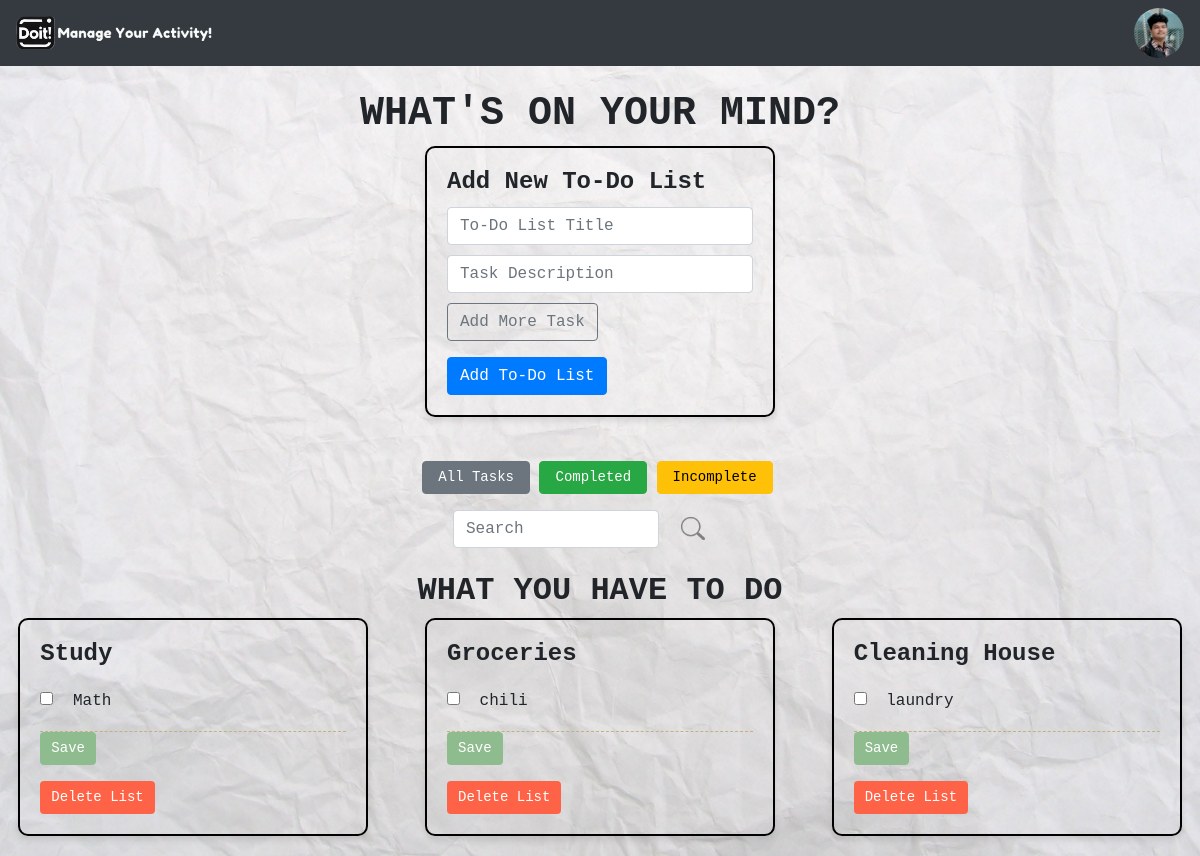
Screenshot of /dashboard.php?filter=incomplete (signed in) with the database file from the repository.
### tables this page shows
CREATE TABLE `users` (
  `user_id` int(11) NOT NULL,
  `username` varchar(100) DEFAULT NULL,
  `email` varchar(100) DEFAULT NULL,
  `password` varchar(255) DEFAULT NULL,
  `profile_picture` varchar(255) DEFAULT NULL
);

CREATE TABLE `to_do_list` (
  `id` int(11) NOT NULL,
  `user_id` int(11) NOT NULL,
  `title` varchar(255) NOT NULL,
  `created_at` timestamp NOT NULL DEFAULT current_timestamp()
);

CREATE TABLE `tasks` (
  `id` int(11) NOT NULL,
  `to_do_list_id` int(11) NOT NULL,
  `description` varchar(255) NOT NULL,
  `is_completed` tinyint(1) DEFAULT 0,
  `created_at` timestamp NOT NULL DEFAULT current_timestamp()
);

### dashboard.php (the view, shortened to what this page needs)
<?php
$mysqli = new mysqli("localhost", "root", "", "todo_list_db");
$user_id = $_SESSION['user_id'];
$stmt = $mysqli->prepare("SELECT profile_picture FROM users WHERE user_id = ?");
$stmt->bind_param("i", $user_id);
$stmt->execute();
$result = $stmt->get_result();
$user_data = $result->fetch_assoc();
$profile_picture = $user_data['profile_picture'] ? $user_data['profile_picture'] : 'assets/default_profile.png';
$filter = isset($_GET['filter']) ? $_GET['filter'] : 'all';
$sql_filter = "";
if ($filter == 'completed') {
    $sql_filter = "AND is_completed = 1";
} elseif ($filter == 'incomplete') {
    $sql_filter = "AND is_completed = 0";
}
$sql_search = "";
$to_do_lists = $mysqli->query("
    SELECT DISTINCT to_do_list.*
    FROM to_do_list
    LEFT JOIN tasks ON to_do_list.id = tasks.to_do_list_id
    WHERE to_do_list.user_id = $user_id $sql_filter $sql_search
");
?>
<!DOCTYPE html>
<html lang="en">
<head>
    <link rel="stylesheet" href="https://stackpath.bootstrapcdn.com/bootstrap/4.5.2/css/bootstrap.min.css">
    <link rel="stylesheet" type="text/css" href="assets/dashboard.css">
</head>
<body style="background-image: url('assets/paper.jpg'); background-size: cover;">
    <nav class="navbar navbar-expand-lg navbar-dark bg-dark">
        <a class="navbar-brand" href="#">
            <img src="assets/doit.png" alt="Logo" width="200">
        </a>
        <div class="ml-auto">
            <img src="<?php echo $profile_picture; ?>" alt="Profile Picture" class="rounded-circle" width="50" height="50" onclick="toggleSideNavbar()" style="cursor: pointer;">
        </div>
    </nav>
    <section class="mt-4">
        <h1 class="text-center">WHAT'S ON YOUR MIND?</h1>
        <div class="add-list-container">
            <div class="notepad">
                <h3>Add New To-Do List</h3>
                <form action="dashboard.php" method="post">
                    <input type="text" name="title" placeholder="To-Do List Title" class="form-control add-task-input" required>
                    <div class="tasks-input">
                        <input type="text" name="tasks[]" placeholder="Task Description" class="form-control add-task-input" required>
                    </div>
                    <button type="button" class="btn btn-outline-secondary mb-3" onclick="addTaskInput()">Add More Task</button>
                    <button type="submit" name="add_list" class="btn btn-primary">Add To-Do List</button>
                </form>
            </div>
        </div>
        <div class="filters mt-4 text-center">
            <a href="dashboard.php?filter=all" class="btn btn-secondary">All Tasks</a>
            <a href="dashboard.php?filter=completed" class="btn btn-success">Completed</a>
            <a href="dashboard.php?filter=incomplete" class="btn btn-warning">Incomplete</a>
        </div>
        <div class="search-box mt-3">
            <form action="dashboard.php" method="GET" class="d-flex">
                <input class="form-control" type="search" name="search" placeholder="Search" value="<?php echo isset($_GET['search']) ? $_GET['search'] : ''; ?>">
                <button class="btn btn-outline-dark" type="submit">
                    <img src="assets/search-icon.jpg" alt="Search">
                </button>
            </form>
        </div>
        <h2 class="mt-4 text-center">WHAT YOU HAVE TO DO</h2>
        <div class="to-do-list-grid">
            <?php while ($list = $to_do_lists->fetch_assoc()) { ?>
                <div class="notepad">
                    <h3 class="card-title">
                        <?php echo $list['title']; ?>
                    </h3>
                    <form action="dashboard.php" method="post">
                        <?php
                        $tasks = $mysqli->query("SELECT * FROM tasks WHERE to_do_list_id = {$list['id']} $sql_filter");
                        while ($task = $tasks->fetch_assoc()) { ?>
                            <div class="notepad-task">
                                <input type="checkbox" name="is_completed[]" value="<?php echo $task['id']; ?>" <?php echo $task['is_completed'] ? 'checked' : ''; ?>>
                                <label><?php echo $task['description']; ?></label>
                            </div>
                        <?php } ?>
                        <button type="submit" name="save_tasks" class="btn btn-save">Save</button>
                    </form>
                    <form action="dashboard.php" method="post" onsubmit="return confirm('Are you sure you want to delete this list?')" class="mt-2">
                        <button type="submit" name="delete_list" class="btn btn-delete mt-2">Delete List</button>
                    </form>
                </div>
            <?php } ?>
        </div>
    </section>
</body>
</html>

### assets/dashboard.css (style rules this page uses)
.notepad { background-color: transparent; border: 2px solid #f0e68c; padding: 10px; box-shadow: 0 2px 4px rgba(0, 0, 0, 0.1); margin-bottom: 10px; position: relative; border-radius: 5px; font-family: 'Courier New', Courier, monospace; max-width: 300px; }
.notepad-task { border-bottom: 1px dashed #c2b280; padding: 5px 0; }
.notepad h3 { font-weight: bold; margin-bottom: 5px; font-size: 18px; }
.notepad-task input[type="checkbox"] { margin-right: 10px; }
.add-task-input { margin-bottom: 10px; }
.btn-save { background-color: #8fbc8f; color: white; padding: 5px 10px; font-size: 14px; font-family: 'Courier New', Courier, monospace; }
.btn-delete { background-color: #ff6347; color: white; padding: 5px 10px; font-size: 14px; font-family: 'Courier New', Courier, monospace; }
body { margin: 0; padding: 0; overflow-x: hidden; }
.filters .btn { font-family: 'Courier New', Courier, monospace; font-size: 14px; padding: 5px 15px; margin-right: 5px; }
.filters .btn-secondary { background-color: #6c757d; color: white; }
.filters .btn-success { background-color: #28a745; color: white; }
.filters .btn-warning { background-color: #ffc107; color: black; }

### dashboard.php (style rules this page uses)
.notepad { background-color: transparent; border: 2px solid black; padding: 20px; box-shadow: 0 4px 6px rgba(0, 0, 0, 0.1); margin-bottom: 20px; border-radius: 10px; font-family: 'Courier New', Courier, monospace; width: 100%; max-width: 350px; transition: all 0.3s; }
.add-list-container { display: flex; justify-content: center; align-items: center; flex-direction: column; margin-bottom: 20px; }
.notepad-task { border-bottom: 1px dashed #c2b280; padding: 10px 0; }
.notepad h3 { font-weight: bold; margin-bottom: 10px; font-size: 24px; }
.notepad-task input[type="checkbox"] { margin-right: 10px; }
.btn-save { background-color: #8fbc8f; color: white; }
.btn-delete { background-color: #ff6347; color: white; }
h1 { font-family: 'Courier New', Courier, monospace; font-weight: bolder; }
h2 { font-family: 'Courier New', Courier, monospace; font-weight: bolder; }
.to-do-list-grid { display: grid; grid-template-columns: repeat(3, 1fr); gap: 20px; justify-items: center; }
.search-box { display: flex; justify-content: center; align-items: center; margin-top: 20px; font-family: 'Courier New', Courier, monospace; }
.search-box input { width: 70%; margin-right: 10px; font-family: 'Courier New', Courier, monospace; font-size: 16px; }
.search-box button { background-color: transparent; border: none; }
.search-box button img { width: 24px; }

### rows the page displays
users: profile_picture (picture)
to_do_list: title "Study"
tasks: description "Math"
to_do_list: title "Groceries"
tasks: description "chili"
to_do_list: title "Cleaning House"
tasks: description "laundry"
